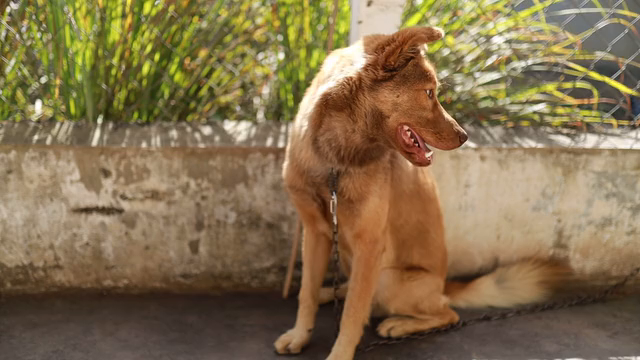
#> input picture frame 0 of dog.mp4, 640 x 360 px
$ python 09_video_labeling.py
#> lines starting #> are read from the running program, lines starting #| are printed output that depends on the picture; after the words box and inside, x2 and y2 are one past the last pixel; in counts of white or black regions, pixels touching at a corner belong together
"""
Etiquetador de vídeo: reproducir, pausar y avanzar frame a frame con las
flechas, marcar una caja con dos clics y guardar un vídeo nuevo donde cada
frame lleva la última caja marcada hasta ese momento.
"""

import cv2
from cv2.typing import MatLike

INPUT_PATH = "dog.mp4"
OUTPUT_PATH = "09_output.mp4"

VIDEO_WINDOW = "video"

# Arrow key codes from cv2.waitKeyEx: Windows, Linux and macOS.
PREVIOUS_FRAME_KEYS = (2424832, 65361, 63234)
NEXT_FRAME_KEYS = (2555904, 65363, 63235)
PAUSE_KEY = ord(" ")
QUIT_KEYS = (ord("q"), ord("Q"))

PAUSED_DELAY_MS = 20

# COLORS IN BGR
GREEN = (0, 255, 0)
RED = (0, 0, 255)
BLACK = (0, 0, 0)

FONT_FACE = cv2.FONT_HERSHEY_SIMPLEX
FONT_SCALE = 0.4
THICKNESS = 1

MARGIN = 8  # Gap between the panel and the frame border.
PADDING = 5  # Gap between the panel border and the text.
LINE_GAP = 6

MENU_LINES = (
    "Espacio: Pausar / Reproducir",
    "<- / ->: Frame anterior / siguiente",
    "Click izq: Etiquetar",
    "Q: Guardar y salir",
)

Point = tuple[int, int]
Box = tuple[Point, Point]


# ---------- DRAWING ----------


def draw_box(image: MatLike, pt1: Point, pt2: Point) -> None:
    """
    Draw a box from two opposite corners
    """

    x1, y1 = pt1
    x2, y2 = pt2

    p1 = (x1, y1)
    p2 = (x2, y1)
    p3 = (x2, y2)
    p4 = (x1, y2)

    cv2.line(image, p1, p2, GREEN)
    cv2.line(image, p2, p3, GREEN)
    cv2.line(image, p3, p4, GREEN)
    cv2.line(image, p4, p1, GREEN)


def draw_click_point(frame: MatLike, pt: Point) -> None:
    cv2.circle(frame, pt, 4, RED, -1)


def draw_text_panel(
    frame: MatLike, lines: tuple[str, ...], align_right: bool = False
) -> None:
    """
    Draw the lines over a black panel in the top left or top right corner
    """

    sizes = [
        cv2.getTextSize(line, FONT_FACE, FONT_SCALE, THICKNESS) for line in lines
    ]
    text_width = max(width for (width, _), _ in sizes)
    (_, text_height), baseline = sizes[0]
    line_height = text_height + baseline + LINE_GAP

    panel_width = text_width + 2 * PADDING
    panel_height = len(lines) * line_height - LINE_GAP + 2 * PADDING

    x = frame.shape[1] - panel_width - MARGIN if align_right else MARGIN
    y = MARGIN

    cv2.rectangle(frame, (x, y), (x + panel_width, y + panel_height), BLACK, -1)

    for i, line in enumerate(lines):
        cv2.putText(
            img=frame,
            text=line,
            org=(x + PADDING, y + PADDING + text_height + i * line_height),
            fontFace=FONT_FACE,
            fontScale=FONT_SCALE,
            color=GREEN,
            thickness=THICKNESS,
            lineType=cv2.LINE_AA,
        )


def draw_menu(frame: MatLike) -> None:
    draw_text_panel(frame, MENU_LINES, align_right=True)


def draw_status(
    frame: MatLike, frame_number: int, total_frames: int, paused: bool
) -> None:
    state = "EN PAUSA" if paused else "REPRODUCIENDO"

    draw_text_panel(frame, (f"Frame: {frame_number} / {total_frames}", state))


# ---------- VIDEO ----------


def add_click_point(event: int, x: int, y: int, flags: int, param: list[Point]) -> None:
    if event == cv2.EVENT_LBUTTONDOWN:
        param.append((x, y))


def read_frame(video: cv2.VideoCapture, frame_number: int) -> MatLike | None:
    """
    Read the given frame (the first one is 1), or None if it does not exist
    """

    if frame_number < 1:
        return None

    # While playing the video is already at the next frame: only jump if needed.
    if video.get(cv2.CAP_PROP_POS_FRAMES) != frame_number - 1:
        video.set(cv2.CAP_PROP_POS_FRAMES, frame_number - 1)

    success, frame = video.read()

    return frame if success else None


def box_for_frame(labels: dict[int, Box], frame_number: int) -> Box | None:
    """
    Box of the closest labeled frame at or before the given one, or None
    """

    labeled_frames = [number for number in labels if number <= frame_number]

    return labels[max(labeled_frames)] if labeled_frames else None


def show_preview(
    frame: MatLike,
    box: Box | None,
    click_points: list[Point],
    frame_number: int,
    total_frames: int,
    paused: bool,
) -> None:
    preview = frame.copy()

    for pt in click_points:
        draw_click_point(preview, pt)

    if box is not None:
        draw_box(preview, *box)

    draw_status(preview, frame_number, total_frames, paused)
    draw_menu(preview)

    cv2.imshow(VIDEO_WINDOW, preview)


def save_labeled_video(video: cv2.VideoCapture, labels: dict[int, Box]) -> None:
    """
    Write every frame of the video, each one with the last box labeled so far
    """

    width = int(video.get(cv2.CAP_PROP_FRAME_WIDTH))
    height = int(video.get(cv2.CAP_PROP_FRAME_HEIGHT))
    fps = video.get(cv2.CAP_PROP_FPS) or 30

    writer = cv2.VideoWriter(
        OUTPUT_PATH, cv2.VideoWriter_fourcc(*"mp4v"), fps, (width, height)
    )

    # Back to the start, then read in order: faster than jumping to each frame.
    video.set(cv2.CAP_PROP_POS_FRAMES, 0)
    frame_number = 1
    box: Box | None = None
    success, frame = video.read()

    while success:
        # A labeled frame replaces the box; the others keep the previous one.
        box = labels.get(frame_number, box)

        if box is not None:
            draw_box(frame, *box)

        writer.write(frame)

        frame_number += 1
        success, frame = video.read()

    writer.release()

    print(f"Saved {OUTPUT_PATH} ({len(labels)} frames labeled by hand)")


def main() -> None:
    video = cv2.VideoCapture(INPUT_PATH)

    frame_number = 1
    frame = read_frame(video, frame_number)
#> in read_frame, frame is the input picture: shape (360, 640, 3); mean B, G, R 77.3, 111.5, 132.2

    if frame is None:
        print(f"Could not read any frame from: {INPUT_PATH}")
        video.release()
        return

    total_frames = int(video.get(cv2.CAP_PROP_FRAME_COUNT))
    playing_delay_ms = int(1000 / (video.get(cv2.CAP_PROP_FPS) or 30))

    click_points: list[Point] = []

    # Only the frames labeled by hand: the ones in between reuse the previous box.
    labels: dict[int, Box] = {}

    # Start paused so the first frame can be labeled before the video runs.
    paused = True

    cv2.namedWindow(VIDEO_WINDOW)
    cv2.setMouseCallback(VIDEO_WINDOW, add_click_point, click_points)

    while True:
        show_preview(
            frame,
            box_for_frame(labels, frame_number),
            click_points,
            frame_number,
            total_frames,
            paused,
        )
#> in draw_text_panel, `cv2.rectangle(frame, (x, y), (x + panel_width, y + panel_height), BLAC..`:
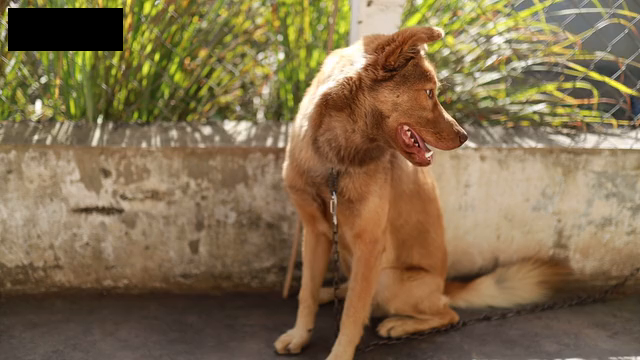
#> frame: shape (360, 640, 3); mean B, G, R 76, 108.5, 129.2
#> after the loop in draw_text_panel, `for i, line in enumerate(lines):`:
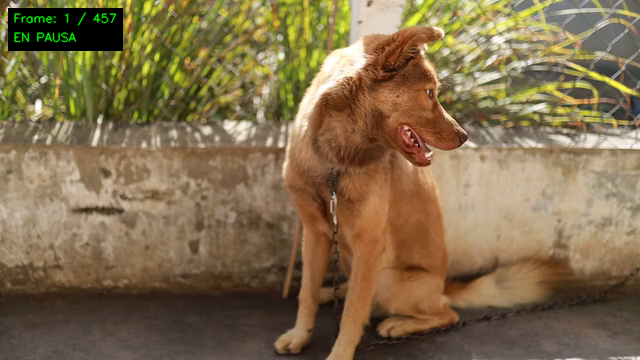
#> frame: shape (360, 640, 3); 0.43% of pixels changed, all inside (x1, y1, x2, y2) = (14, 12, 117, 43)
#> call 2 of draw_text_panel, with align_right = True
#> in draw_text_panel (call 2), `sizes = [ cv2.getTextSize(line, FONT_FACE, FONT_SCALE, THICKNESS) for ..`: sizes = [((191, 9), 4), ((244, 9), 4), ((120, 9), 4), ((115, 9), 4)]
#> in draw_text_panel (call 2), `text_width = max(width for (width, _), _ in sizes)`: text_width = 244
#> in draw_text_panel (call 2), `(_, text_height), baseline = sizes[0]`: text_height = 9; baseline = 4
#> in draw_text_panel (call 2), `line_height = text_height + baseline + LINE_GAP`: line_height = 19
#> in draw_text_panel (call 2), `panel_width = text_width + 2 * PADDING`: panel_width = 254
#> in draw_text_panel (call 2), `panel_height = len(lines) * line_height - LINE_GAP + 2 * PADDING`: panel_height = 80
#> in draw_text_panel (call 2), `x = frame.shape[1] - panel_width - MARGIN if align_right else MARGIN`: x = 378
#> in draw_text_panel (call 2), `cv2.rectangle(frame, (x, y), (x + panel_width, y + panel_height), BLAC..`:
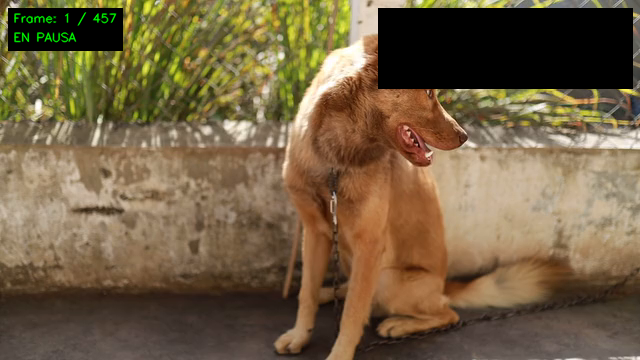
#> frame: shape (360, 640, 3); 8.96% of pixels changed, all inside (x1, y1, x2, y2) = (378, 8, 633, 89)
#> after the loop in draw_text_panel (call 2), `for i, line in enumerate(lines):`:
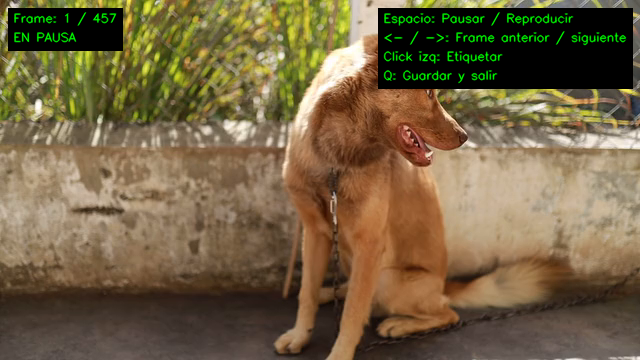
#> frame: shape (360, 640, 3); 1.73% of pixels changed, all inside (x1, y1, x2, y2) = (383, 12, 627, 84)

        # waitKeyEx, unlike waitKey, also reports the arrow keys.
        key = cv2.waitKeyEx(PAUSED_DELAY_MS if paused else playing_delay_ms)
#> (key q is pressed here)
#> key = 113

        # A click pauses the video: both corners must land on the same frame.
        if click_points:
            paused = True

        if len(click_points) >= 2:
            labels[frame_number] = (click_points[0], click_points[1])
            click_points.clear()

        if key in QUIT_KEYS:
            break

        if key == PAUSE_KEY:
            paused = not paused
            click_points.clear()

        step = 0

        if key in PREVIOUS_FRAME_KEYS or key in NEXT_FRAME_KEYS:
            step = 1 if key in NEXT_FRAME_KEYS else -1
            paused = True
        elif not paused:
            step = 1

        if step != 0:
            new_frame = read_frame(video, frame_number + step)

            # At the first or last frame there is nowhere to go: stay put.
            if new_frame is None:
                paused = True
            else:
                frame = new_frame
                frame_number += step
                click_points.clear()

    cv2.destroyAllWindows()

    save_labeled_video(video, labels)
#> in save_labeled_video, `width = int(video.get(cv2.CAP_PROP_FRAME_WIDTH))`: width = 640
#> in save_labeled_video, `height = int(video.get(cv2.CAP_PROP_FRAME_HEIGHT))`: height = 360
#> in save_labeled_video, `fps = video.get(cv2.CAP_PROP_FPS) or 30`: fps = 29.97
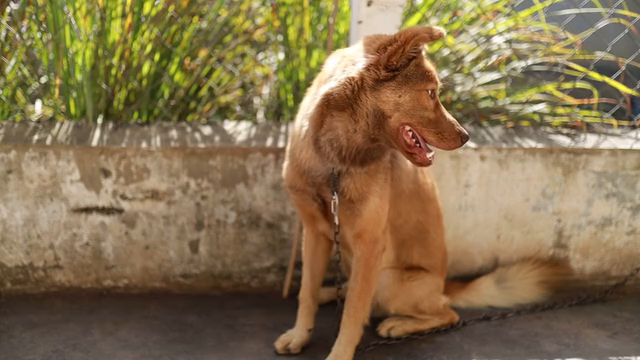
#> input picture frame 1 of dog.mp4, 640 x 360 px
#> in save_labeled_video, frame is the input picture: shape (360, 640, 3); mean B, G, R 77.8, 111.7, 132.5
    video.release()


if __name__ == "__main__":
    main()

$ run again, starting later in the video
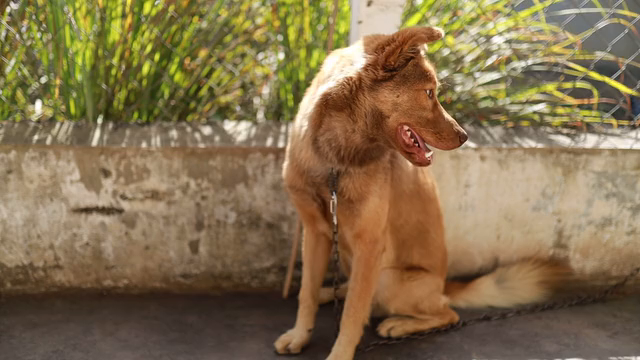
#> input picture frame 0 of dog.mp4, 640 x 360 px
#> in read_frame, frame is the input picture: shape (360, 640, 3); mean B, G, R 77.3, 111.5, 132.2
#> key = 113
#> width = 640
#> height = 360
#> fps = 29.97
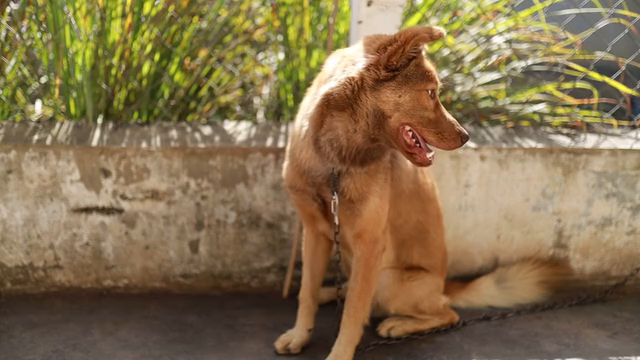
#> input picture frame 1 of dog.mp4, 640 x 360 px
#> in save_labeled_video, frame is the input picture: shape (360, 640, 3); mean B, G, R 77.8, 111.7, 132.5

$ run again, starting later in the video
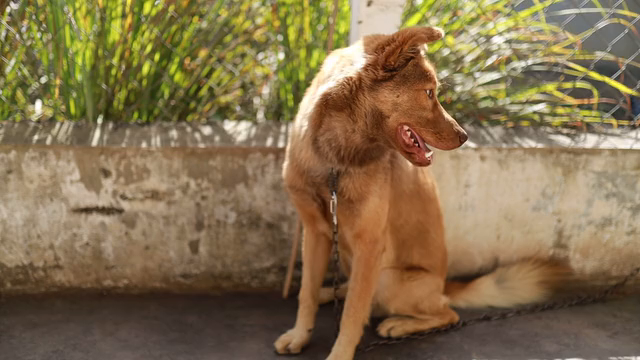
#> input picture frame 0 of dog.mp4, 640 x 360 px
#> in read_frame, frame is the input picture: shape (360, 640, 3); mean B, G, R 77.3, 111.5, 132.2
#> key = 113
#> width = 640
#> height = 360
#> fps = 29.97
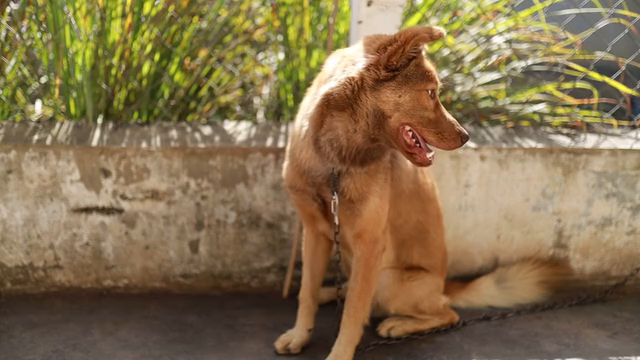
#> input picture frame 1 of dog.mp4, 640 x 360 px
#> in save_labeled_video, frame is the input picture: shape (360, 640, 3); mean B, G, R 77.8, 111.7, 132.5
